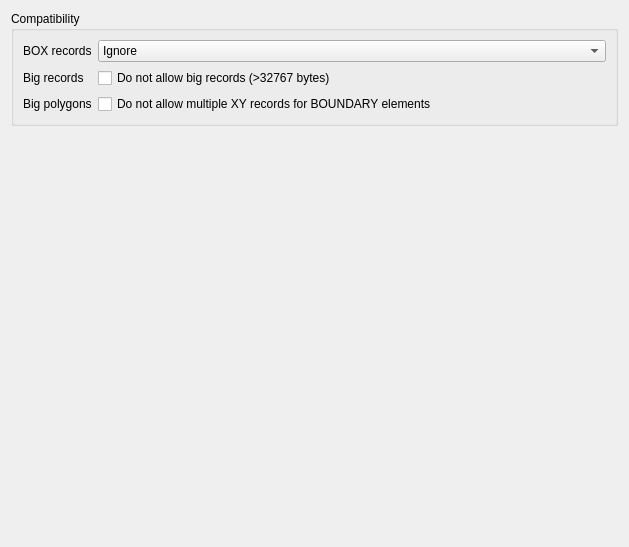
<?xml version="1.0" encoding="UTF-8"?>
<ui version="4.0">
 <class>GDS2ReaderOptionPage</class>
 <widget class="QWidget" name="GDS2ReaderOptionPage">
  <property name="geometry">
   <rect>
    <x>0</x>
    <y>0</y>
    <width>629</width>
    <height>547</height>
   </rect>
  </property>
  <property name="windowTitle">
   <string>Form</string>
  </property>
  <layout class="QVBoxLayout" name="verticalLayout">
   <item>
    <widget class="QGroupBox" name="groupBox">
     <property name="title">
      <string>Compatibility</string>
     </property>
     <layout class="QGridLayout">
      <property name="leftMargin">
       <number>9</number>
      </property>
      <property name="topMargin">
       <number>9</number>
      </property>
      <property name="rightMargin">
       <number>9</number>
      </property>
      <property name="bottomMargin">
       <number>9</number>
      </property>
      <property name="spacing">
       <number>6</number>
      </property>
      <item row="0" column="0">
       <widget class="QLabel" name="label">
        <property name="text">
         <string>BOX records</string>
        </property>
       </widget>
      </item>
      <item row="0" column="1">
       <widget class="QComboBox" name="box_mode_cb">
        <property name="sizePolicy">
         <sizepolicy hsizetype="Expanding" vsizetype="Fixed">
          <horstretch>0</horstretch>
          <verstretch>0</verstretch>
         </sizepolicy>
        </property>
        <item>
         <property name="text">
          <string>Ignore</string>
         </property>
        </item>
        <item>
         <property name="text">
          <string>Treat as rectangles</string>
         </property>
        </item>
        <item>
         <property name="text">
          <string>Treat as boundaries</string>
         </property>
        </item>
        <item>
         <property name="text">
          <string>Treat as errors</string>
         </property>
        </item>
       </widget>
      </item>
      <item row="1" column="1">
       <widget class="QCheckBox" name="big_records_cbx">
        <property name="text">
         <string>Do not allow big records (&gt;32767 bytes)</string>
        </property>
       </widget>
      </item>
      <item row="2" column="1">
       <widget class="QCheckBox" name="big_poly_cbx">
        <property name="text">
         <string>Do not allow multiple XY records for BOUNDARY elements</string>
        </property>
       </widget>
      </item>
      <item row="1" column="0">
       <widget class="QLabel" name="label_2">
        <property name="text">
         <string>Big records</string>
        </property>
       </widget>
      </item>
      <item row="2" column="0">
       <widget class="QLabel" name="label_3">
        <property name="text">
         <string>Big polygons</string>
        </property>
       </widget>
      </item>
     </layout>
    </widget>
   </item>
   <item>
    <spacer name="verticalSpacer">
     <property name="orientation">
      <enum>Qt::Vertical</enum>
     </property>
     <property name="sizeHint" stdset="0">
      <size>
       <width>20</width>
       <height>40</height>
      </size>
     </property>
    </spacer>
   </item>
  </layout>
 </widget>
 <resources/>
 <connections/>
</ui>
